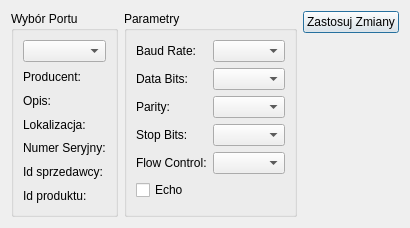
<?xml version="1.0" encoding="UTF-8"?>
<ui version="4.0">
 <class>PortSettingsWindow</class>
 <widget class="QDialog" name="PortSettingsWindow">
  <property name="geometry">
   <rect>
    <x>0</x>
    <y>0</y>
    <width>372</width>
    <height>228</height>
   </rect>
  </property>
  <property name="windowTitle">
   <string>Parametry połączenia</string>
  </property>
  <layout class="QHBoxLayout" name="horizontalLayout">
   <item>
    <widget class="QGroupBox" name="groupBox_PortSelection">
     <property name="title">
      <string>Wybór Portu</string>
     </property>
     <layout class="QVBoxLayout" name="verticalLayout_2">
      <item>
       <widget class="QComboBox" name="comboBox_Port"/>
      </item>
      <item>
       <widget class="QLabel" name="label_manufacturer">
        <property name="text">
         <string>Producent:</string>
        </property>
       </widget>
      </item>
      <item>
       <widget class="QLabel" name="label_description">
        <property name="text">
         <string>Opis:</string>
        </property>
       </widget>
      </item>
      <item>
       <widget class="QLabel" name="label_location">
        <property name="text">
         <string>Lokalizacja:</string>
        </property>
       </widget>
      </item>
      <item>
       <widget class="QLabel" name="label_serial">
        <property name="text">
         <string>Numer Seryjny:</string>
        </property>
       </widget>
      </item>
      <item>
       <widget class="QLabel" name="label_vendorId">
        <property name="text">
         <string>Id sprzedawcy:</string>
        </property>
       </widget>
      </item>
      <item>
       <widget class="QLabel" name="label_productId">
        <property name="text">
         <string>Id produktu:</string>
        </property>
       </widget>
      </item>
     </layout>
    </widget>
   </item>
   <item>
    <widget class="QGroupBox" name="groupBox_Parameters">
     <property name="title">
      <string>Parametry</string>
     </property>
     <layout class="QFormLayout" name="formLayout">
      <item row="0" column="0">
       <widget class="QLabel" name="label_baudRate">
        <property name="text">
         <string>Baud Rate:</string>
        </property>
       </widget>
      </item>
      <item row="2" column="0">
       <widget class="QLabel" name="label_dataBits">
        <property name="text">
         <string>Data Bits:</string>
        </property>
       </widget>
      </item>
      <item row="4" column="0">
       <widget class="QLabel" name="label_parity">
        <property name="text">
         <string>Parity:</string>
        </property>
       </widget>
      </item>
      <item row="6" column="0">
       <widget class="QLabel" name="label_stopBits">
        <property name="text">
         <string>Stop Bits:</string>
        </property>
       </widget>
      </item>
      <item row="8" column="0">
       <widget class="QLabel" name="label_flowControl">
        <property name="text">
         <string>Flow Control:</string>
        </property>
       </widget>
      </item>
      <item row="10" column="0">
       <widget class="QCheckBox" name="checkBox_echo">
        <property name="text">
         <string>Echo</string>
        </property>
       </widget>
      </item>
      <item row="0" column="1">
       <widget class="QComboBox" name="comboBox_baudRate"/>
      </item>
      <item row="2" column="1">
       <widget class="QComboBox" name="comboBox_dataBits"/>
      </item>
      <item row="4" column="1">
       <widget class="QComboBox" name="comboBox_parity"/>
      </item>
      <item row="6" column="1">
       <widget class="QComboBox" name="comboBox_stopBits"/>
      </item>
      <item row="8" column="1">
       <widget class="QComboBox" name="comboBox_flowControl"/>
      </item>
     </layout>
    </widget>
   </item>
   <item>
    <layout class="QVBoxLayout" name="verticalLayout_Buttons">
     <item>
      <widget class="QPushButton" name="pushButton_apply">
       <property name="text">
        <string>Zastosuj Zmiany</string>
       </property>
      </widget>
     </item>
     <item>
      <spacer name="verticalSpacer">
       <property name="orientation">
        <enum>Qt::Vertical</enum>
       </property>
       <property name="sizeHint" stdset="0">
        <size>
         <width>20</width>
         <height>40</height>
        </size>
       </property>
      </spacer>
     </item>
    </layout>
   </item>
  </layout>
 </widget>
 <resources/>
 <connections/>
</ui>
